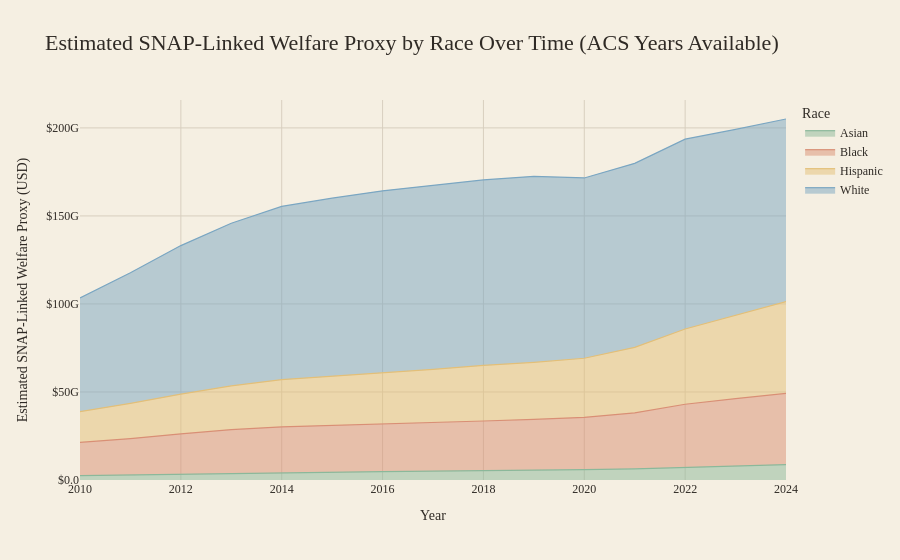

Source (notebook cell):
### Code cell
# Economist-inspired stacked filled chart: SNAP-based welfare proxy by race over time
WELFARE_VARS = {
    'White':    {'hh_total': 'B22005A_001E', 'hh_assist': 'B22005A_002E', 'median': 'B19013A_001E'},
    'Black':    {'hh_total': 'B22005B_001E', 'hh_assist': 'B22005B_002E', 'median': 'B19013B_001E'},
    'Asian':    {'hh_total': 'B22005D_001E', 'hh_assist': 'B22005D_002E', 'median': 'B19013D_001E'},
    'Hispanic': {'hh_total': 'B22005I_001E', 'hh_assist': 'B22005I_002E', 'median': 'B19013I_001E'},
}


def fetch_welfare_year_data(year):
    fields = ['NAME']
    for race_map in WELFARE_VARS.values():
        fields.extend([race_map['hh_total'], race_map['hh_assist'], race_map['median']])

    df = fetch_with_census_package(year, fields)
    if df is None or df.empty:
        df = fetch_with_rest_api(year, fields, CENSUS_API_KEY)
    if df is None or df.empty:
        return None

    numeric_cols = [f for f in fields if f != 'NAME']
    df = _to_numeric(df, numeric_cols)

    row = {'Year': year}
    for race, vars_map in WELFARE_VARS.items():
        hh_assist = df[vars_map['hh_assist']].sum(skipna=True) if vars_map['hh_assist'] in df.columns else np.nan
        median_income = df[vars_map['median']].mean(skipna=True) if vars_map['median'] in df.columns else np.nan

        # Proxy annual welfare consumption per assisted household with bounded values.
        if pd.notna(median_income):
            annual_benefit = float(np.clip(median_income * 0.18, 2500, 14000))
        else:
            annual_benefit = 6000.0

        row[f'{race}_AssistHH'] = float(hh_assist) if pd.notna(hh_assist) else np.nan
        row[f'{race}_AnnualBenefit'] = annual_benefit
        row[f'{race}_WelfareConsumption'] = row[f'{race}_AssistHH'] * annual_benefit if pd.notna(row[f'{race}_AssistHH']) else np.nan

    return row


welfare_records = []
WELFARE_YEARS = [y for y in YEARS if y <= 2024]
for y in WELFARE_YEARS:
    rec = fetch_welfare_year_data(y)
    if rec is not None:
        welfare_records.append(rec)

if welfare_records:
    df_welfare = pd.DataFrame(welfare_records).sort_values('Year').reset_index(drop=True)
    os.makedirs('output', exist_ok=True)
    df_welfare.to_csv('output/welfare_consumption_by_race_over_time.csv', index=False)
    print('Saved output/welfare_consumption_by_race_over_time.csv')
else:
    fallback_candidates = [
        'output/welfare_consumption_by_race_over_time.csv',
        'welfare_consumption_by_race_over_time.csv',
    ]
    fallback_csv = next((p for p in fallback_candidates if os.path.exists(p)), None)
    if fallback_csv:
        df_welfare = pd.read_csv(fallback_csv)
        print(f'Loaded local fallback: {fallback_csv}')
    else:
        # Keep notebook execution alive when API data is unavailable.
        print('Warning: No welfare data fetched and no local fallback CSV found; skipping welfare chart.')
        df_welfare = pd.DataFrame(columns=['Year'])

welfare_rows = []
races = ['White', 'Black', 'Asian', 'Hispanic']
for _, r in df_welfare.iterrows():
    for race in races:
        val = r.get(f'{race}_WelfareConsumption', np.nan)
        if pd.notna(val):
            welfare_rows.append({'Year': int(r['Year']), 'Race': race, 'WelfareConsumption': float(val)})

df_welfare_plot = pd.DataFrame(welfare_rows)
if not df_welfare_plot.empty:
    df_welfare_plot = df_welfare_plot.sort_values(['Year', 'Race'])

    fig_welfare = px.area(
        df_welfare_plot,
        x='Year',
        y='WelfareConsumption',
        color='Race',
        color_discrete_map=STYLE['colors'],
        title='Estimated SNAP-Linked Welfare Proxy by Race Over Time (ACS Years Available)'
    )

    fig_welfare.update_traces(mode='lines', line=dict(width=1.2))
    fig_welfare.update_layout(
        paper_bgcolor=STYLE['background'],
        plot_bgcolor=STYLE['background'],
        font=dict(color=STYLE['font'], family='Georgia'),
        title_font=dict(size=22),
        xaxis=dict(title='Year', gridcolor=STYLE['grid'], zeroline=False),
        yaxis=dict(title='Estimated SNAP-Linked Welfare Proxy (USD)', gridcolor=STYLE['grid'], tickformat='$,.2s', zeroline=False),
        legend_title='Race'
    )

    fig_welfare.write_html('output/welfare_consumption_by_race_over_time.html')
    print('Generated output/welfare_consumption_by_race_over_time.html')
    fig_welfare.show()
else:
    print('No welfare rows available to plot.')

### Figure 1 — Plotly figure (JSON) as saved in the notebook; plotly's stock layout.template omitted (floating-point values rounded to 4 significant figures)
{"data": [{"fillpattern": {"shape": ""}, "hovertemplate": "Race=Asian<br>Year=%{x}<br>WelfareConsumption=%{y}<extra></extra>", "legendgroup": "Asian", "line": {"color": "#8bb89a", "width": 1.2}, "marker": {"symbol": "circle"}, "mode": "lines", "name": "Asian", "orientation": "v", "showlegend": true, "stackgroup": "1", "type": "scatter", "x": [2010, 2011, 2012, 2013, 2014, 2015, 2016, 2017, 2018, 2019, 2020, 2021, 2022, 2023, 2024], "xaxis": "x", "y": [2448000000.0, 2874000000.0, 3365000000.0, 3770000000.0, 4176000000.0, 4470000000.0, 4737000000.0, 5039000000.0, 5240000000.0, 5422000000.0, 5924000000.0, 6373000000.0, 7065000000.0, 7840000000.0, 8723000000.0], "yaxis": "y"}, {"fillpattern": {"shape": ""}, "hovertemplate": "Race=Black<br>Year=%{x}<br>WelfareConsumption=%{y}<extra></extra>", "legendgroup": "Black", "line": {"color": "#d98f75", "width": 1.2}, "marker": {"symbol": "circle"}, "mode": "lines", "name": "Black", "orientation": "v", "showlegend": true, "stackgroup": "1", "type": "scatter", "x": [2010, 2011, 2012, 2013, 2014, 2015, 2016, 2017, 2018, 2019, 2020, 2021, 2022, 2023, 2024], "xaxis": "x", "y": [18880000000.0, 20640000000.0, 22840000000.0, 24810000000.0, 26030000000.0, 26480000000.0, 27180000000.0, 27450000000.0, 28280000000.0, 28970000000.0, 29680000000.0, 31720000000.0, 35980000000.0, 38390000000.0, 40480000000.0], "yaxis": "y"}, {"fillpattern": {"shape": ""}, "hovertemplate": "Race=Hispanic<br>Year=%{x}<br>WelfareConsumption=%{y}<extra></extra>", "legendgroup": "Hispanic", "line": {"color": "#e3bf78", "width": 1.2}, "marker": {"symbol": "circle"}, "mode": "lines", "name": "Hispanic", "orientation": "v", "showlegend": true, "stackgroup": "1", "type": "scatter", "x": [2010, 2011, 2012, 2013, 2014, 2015, 2016, 2017, 2018, 2019, 2020, 2021, 2022, 2023, 2024], "xaxis": "x", "y": [17500000000.0, 19990000000.0, 22560000000.0, 24890000000.0, 26790000000.0, 27950000000.0, 29110000000.0, 30400000000.0, 31570000000.0, 32440000000.0, 33560000000.0, 37230000000.0, 42730000000.0, 47420000000.0, 52180000000.0], "yaxis": "y"}, {"fillpattern": {"shape": ""}, "hovertemplate": "Race=White<br>Year=%{x}<br>WelfareConsumption=%{y}<extra></extra>", "legendgroup": "White", "line": {"color": "#7aa6c2", "width": 1.2}, "marker": {"symbol": "circle"}, "mode": "lines", "name": "White", "orientation": "v", "showlegend": true, "stackgroup": "1", "type": "scatter", "x": [2010, 2011, 2012, 2013, 2014, 2015, 2016, 2017, 2018, 2019, 2020, 2021, 2022, 2023, 2024], "xaxis": "x", "y": [64630000000.0, 74170000000.0, 84390000000.0, 92390000000.0, 98400000000.0, 101200000000.0, 103200000000.0, 104500000000.0, 105300000000.0, 105700000000.0, 102400000000.0, 104500000000.0, 107800000000.0, 105500000000.0, 103700000000.0], "yaxis": "y"}], "layout": {"font": {"color": "#2f2a25", "family": "Georgia"}, "legend": {"title": {"text": "Race"}, "tracegroupgap": 0}, "paper_bgcolor": "#f5efe2", "plot_bgcolor": "#f5efe2", "title": {"font": {"size": 22}, "text": "Estimated SNAP-Linked Welfare Proxy by Race Over Time (ACS Years Available)"}, "xaxis": {"anchor": "y", "domain": [0, 1], "gridcolor": "#d8cfbf", "title": {"text": "Year"}, "zeroline": false}, "yaxis": {"anchor": "x", "domain": [0, 1], "gridcolor": "#d8cfbf", "tickformat": "$,.2s", "title": {"text": "Estimated SNAP-Linked Welfare Proxy (USD)"}, "zeroline": false}}}
